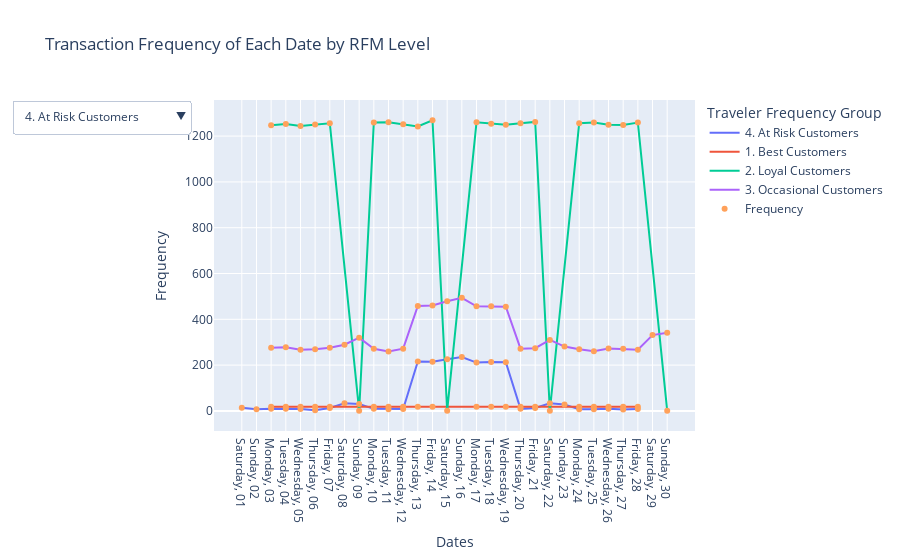

Source (notebook cell):
### Markdown cell above
__Insight__
- Pada hari Sabtu dan Minggu, aktivitas transaksi cenderung menurun.
- Sementara, pada hari Senin - Jumat penggunaan Transjakarta, cenderung tinggi.
- Dari grafik, ditemukan bahwa pada tanggal 13 - 14 April dan 17 - 19 April, merupakan puncak frekuensi transaksi di bulan April dan hal tersebut tidak biasa.
- Pada tanggal terebut ditemukan bahwa terjadi arus mudik yang tinggi, sehingga penggunaan Transjakarta meningkat.  Mari kita telaah lebih lanjut dengan melihat aktivitas pada tanggal tersebut berdasarkan RFM level.

### Code cell
import plotly.express as px
import plotly.graph_objects as go

# Group by 'dateIn' dan 'rfm_level' to calculate frequency
daily_countIn = df.groupby(['dateIn', 'rfm_level']).size().reset_index(name='frequency')

# Create initial figure
fig = px.line(daily_countIn, x='dateIn', y='frequency', color='rfm_level', 
              title='Transaction Frequency of Each Date by RFM Level')

# Add markers
fig.add_scatter(x=daily_countIn['dateIn'], y=daily_countIn['frequency'], mode='markers', name='Frequency')

# Create dropdown menu
buttons = []
for rfm_level in daily_countIn['rfm_level'].unique():
    buttons.append(dict(
        label=rfm_level,
        method='update',
        args=[{'visible': [rfm_level == trace.name for trace in fig.data]}]
    ))

# Add 'All' button
buttons.append(dict(
    label='All',
    method='update',
    args=[{'visible': [True] * len(fig.data)}]
))

# Update layout to add dropdown menu
fig.update_layout(
    updatemenus=[dict(
        active=0,
        buttons=buttons
    )],
    xaxis=dict(
        tickmode='array',
        tickvals=daily_countIn['dateIn'],
        ticktext=[date.strftime('%A, %d') for date in daily_countIn['dateIn']],
        title='Dates'
    ),
    yaxis=dict(
        title='Frequency'
    ),
    legend_title_text='Traveler Frequency Group',
)

fig.show()

### Figure 1 — Plotly figure (JSON) as saved in the notebook; plotly's stock layout.template omitted (floating-point values rounded to 4 significant figures)
{"data": [{"hovertemplate": "rfm_level=4. At Risk Customers<br>dateIn=%{x}<br>frequency=%{y}<extra></extra>", "legendgroup": "4. At Risk Customers", "line": {"color": "#636efa", "dash": "solid"}, "marker": {"symbol": "circle"}, "mode": "lines", "name": "4. At Risk Customers", "orientation": "v", "showlegend": true, "type": "scatter", "x": ["2023-04-01", "2023-04-02", "2023-04-03", "2023-04-04", "2023-04-05", "2023-04-06", "2023-04-07", "2023-04-08", "2023-04-09", "2023-04-10", "2023-04-11", "2023-04-12", "2023-04-13", "2023-04-14", "2023-04-15", "2023-04-16", "2023-04-17", "2023-04-18", "2023-04-19", "2023-04-20", "2023-04-21", "2023-04-22", "2023-04-23", "2023-04-24", "2023-04-25", "2023-04-26", "2023-04-27", "2023-04-28"], "xaxis": "x", "y": [14, 7, 10, 9, 8, 3, 13, 33, 30, 9, 7, 8, 216, 215, 226, 235, 211, 214, 213, 9, 13, 33, 28, 7, 7, 10, 6, 8], "yaxis": "y"}, {"hovertemplate": "rfm_level=1. Best Customers<br>dateIn=%{x}<br>frequency=%{y}<extra></extra>", "legendgroup": "1. Best Customers", "line": {"color": "#EF553B", "dash": "solid"}, "marker": {"symbol": "circle"}, "mode": "lines", "name": "1. Best Customers", "orientation": "v", "showlegend": true, "type": "scatter", "x": ["2023-04-03", "2023-04-04", "2023-04-05", "2023-04-06", "2023-04-07", "2023-04-10", "2023-04-11", "2023-04-12", "2023-04-13", "2023-04-14", "2023-04-17", "2023-04-18", "2023-04-19", "2023-04-20", "2023-04-21", "2023-04-24", "2023-04-25", "2023-04-26", "2023-04-27", "2023-04-28"], "xaxis": "x", "y": [18, 18, 18, 18, 18, 18, 18, 18, 18, 18, 18, 18, 18, 18, 18, 18, 18, 18, 18, 18], "yaxis": "y"}, {"hovertemplate": "rfm_level=2. Loyal Customers<br>dateIn=%{x}<br>frequency=%{y}<extra></extra>", "legendgroup": "2. Loyal Customers", "line": {"color": "#00cc96", "dash": "solid"}, "marker": {"symbol": "circle"}, "mode": "lines", "name": "2. Loyal Customers", "orientation": "v", "showlegend": true, "type": "scatter", "x": ["2023-04-03", "2023-04-04", "2023-04-05", "2023-04-06", "2023-04-07", "2023-04-09", "2023-04-10", "2023-04-11", "2023-04-12", "2023-04-13", "2023-04-14", "2023-04-15", "2023-04-17", "2023-04-18", "2023-04-19", "2023-04-20", "2023-04-21", "2023-04-22", "2023-04-24", "2023-04-25", "2023-04-26", "2023-04-27", "2023-04-28", "2023-04-30"], "xaxis": "x", "y": [1247, 1253, 1244, 1251, 1256, 1, 1259, 1260, 1252, 1242, 1269, 1, 1260, 1254, 1250, 1256, 1262, 1, 1256, 1259, 1250, 1249, 1259, 1], "yaxis": "y"}, {"hovertemplate": "rfm_level=3. Occasional Customers<br>dateIn=%{x}<br>frequency=%{y}<extra></extra>", "legendgroup": "3. Occasional Customers", "line": {"color": "#ab63fa", "dash": "solid"}, "marker": {"symbol": "circle"}, "mode": "lines", "name": "3. Occasional Customers", "orientation": "v", "showlegend": true, "type": "scatter", "x": ["2023-04-03", "2023-04-04", "2023-04-05", "2023-04-06", "2023-04-07", "2023-04-08", "2023-04-09", "2023-04-10", "2023-04-11", "2023-04-12", "2023-04-13", "2023-04-14", "2023-04-15", "2023-04-16", "2023-04-17", "2023-04-18", "2023-04-19", "2023-04-20", "2023-04-21", "2023-04-22", "2023-04-23", "2023-04-24", "2023-04-25", "2023-04-26", "2023-04-27", "2023-04-28", "2023-04-29", "2023-04-30"], "xaxis": "x", "y": [276, 278, 267, 269, 276, 289, 320, 271, 260, 272, 458, 460, 479, 494, 457, 457, 455, 272, 274, 310, 281, 269, 261, 273, 271, 267, 331, 341], "yaxis": "y"}, {"mode": "markers", "name": "Frequency", "type": "scatter", "x": ["2023-04-01", "2023-04-02", "2023-04-03", "2023-04-03", "2023-04-03", "2023-04-03", "2023-04-04", "2023-04-04", "2023-04-04", "2023-04-04", "2023-04-05", "2023-04-05", "2023-04-05", "2023-04-05", "2023-04-06", "2023-04-06", "2023-04-06", "2023-04-06", "2023-04-07", "2023-04-07", "2023-04-07", "2023-04-07", "2023-04-08", "2023-04-08", "2023-04-09", "2023-04-09", "2023-04-09", "2023-04-10", "2023-04-10", "2023-04-10", "2023-04-10", "2023-04-11", "2023-04-11", "2023-04-11", "2023-04-11", "2023-04-12", "2023-04-12", "2023-04-12", "2023-04-12", "2023-04-13", "2023-04-13", "2023-04-13", "2023-04-13", "2023-04-14", "2023-04-14", "2023-04-14", "2023-04-14", "2023-04-15", "2023-04-15", "2023-04-15", "2023-04-16", "2023-04-16", "2023-04-17", "2023-04-17", "2023-04-17", "2023-04-17", "2023-04-18", "2023-04-18", "2023-04-18", "2023-04-18", "2023-04-19", "2023-04-19", "2023-04-19", "2023-04-19", "2023-04-20", "2023-04-20", "2023-04-20", "2023-04-20", "2023-04-21", "2023-04-21", "2023-04-21", "2023-04-21", "2023-04-22", "2023-04-22", "2023-04-22", "2023-04-23", "2023-04-23", "2023-04-24", "2023-04-24", "2023-04-24", "2023-04-24", "2023-04-25", "2023-04-25", "2023-04-25", "2023-04-25", "2023-04-26", "2023-04-26", "2023-04-26", "2023-04-26", "2023-04-27", "2023-04-27", "2023-04-27", "2023-04-27", "2023-04-28", "2023-04-28", "2023-04-28", "2023-04-28", "2023-04-29", "2023-04-30", "2023-04-30"], "y": [14, 7, 18, 1247, 276, 10, 18, 1253, 278, 9, 18, 1244, 267, 8, 18, 1251, 269, 3, 18, 1256, 276, 13, 289, 33, 1, 320, 30, 18, 1259, 271, 9, 18, 1260, 260, 7, 18, 1252, 272, 8, 18, 1242, 458, 216, 18, 1269, 460, 215, 1, 479, 226, 494, 235, 18, 1260, 457, 211, 18, 1254, 457, 214, 18, 1250, 455, 213, 18, 1256, 272, 9, 18, 1262, 274, 13, 1, 310, 33, 281, 28, 18, 1256, 269, 7, 18, 1259, 261, 7, 18, 1250, 273, 10, 18, 1249, 271, 6, 18, 1259, 267, 8, 331, 1, 341]}], "layout": {"legend": {"title": {"text": "Traveler Frequency Group"}, "tracegroupgap": 0}, "title": {"text": "Transaction Frequency of Each Date by RFM Level"}, "updatemenus": [{"active": 0, "buttons": [{"args": [{"visible": [true, false, false, false, false]}], "label": "4. At Risk Customers", "method": "update"}, {"args": [{"visible": [false, true, false, false, false]}], "label": "1. Best Customers", "method": "update"}, {"args": [{"visible": [false, false, true, false, false]}], "label": "2. Loyal Customers", "method": "update"}, {"args": [{"visible": [false, false, false, true, false]}], "label": "3. Occasional Customers", "method": "update"}, {"args": [{"visible": [true, true, true, true, true]}], "label": "All", "method": "update"}]}], "xaxis": {"anchor": "y", "domain": [0, 1], "tickmode": "array", "ticktext": ["Saturday, 01", "Sunday, 02", "Monday, 03", "Monday, 03", "Monday, 03", "Monday, 03", "Tuesday, 04", "Tuesday, 04", "Tuesday, 04", "Tuesday, 04", "Wednesday, 05", "Wednesday, 05", "Wednesday, 05", "Wednesday, 05", "Thursday, 06", "Thursday, 06", "Thursday, 06", "Thursday, 06", "Friday, 07", "Friday, 07", "Friday, 07", "Friday, 07", "Saturday, 08", "Saturday, 08", "Sunday, 09", "Sunday, 09", "Sunday, 09", "Monday, 10", "Monday, 10", "Monday, 10", "Monday, 10", "Tuesday, 11", "Tuesday, 11", "Tuesday, 11", "Tuesday, 11", "Wednesday, 12", "Wednesday, 12", "Wednesday, 12", "Wednesday, 12", "Thursday, 13", "Thursday, 13", "Thursday, 13", "Thursday, 13", "Friday, 14", "Friday, 14", "Friday, 14", "Friday, 14", "Saturday, 15", "Saturday, 15", "Saturday, 15", "Sunday, 16", "Sunday, 16", "Monday, 17", "Monday, 17", "Monday, 17", "Monday, 17", "Tuesday, 18", "Tuesday, 18", "Tuesday, 18", "Tuesday, 18", "Wednesday, 19", "Wednesday, 19", "Wednesday, 19", "Wednesday, 19", "Thursday, 20", "Thursday, 20", "Thursday, 20", "Thursday, 20", "Friday, 21", "Friday, 21", "Friday, 21", "Friday, 21", "Saturday, 22", "Saturday, 22", "Saturday, 22", "Sunday, 23", "Sunday, 23", "Monday, 24", "Monday, 24", "Monday, 24", "Monday, 24", "Tuesday, 25", "Tuesday, 25", "Tuesday, 25", "Tuesday, 25", "Wednesday, 26", "Wednesday, 26", "Wednesday, 26", "Wednesday, 26", "Thursday, 27", "Thursday, 27", "Thursday, 27", "Thursday, 27", "Friday, 28", "Friday, 28", "Friday, 28", "Friday, 28", "Saturday, 29", "Sunday, 30", "Sunday, 30"], "tickvals": ["2023-04-01", "2023-04-02", "2023-04-03", "2023-04-03", "2023-04-03", "2023-04-03", "2023-04-04", "2023-04-04", "2023-04-04", "2023-04-04", "2023-04-05", "2023-04-05", "2023-04-05", "2023-04-05", "2023-04-06", "2023-04-06", "2023-04-06", "2023-04-06", "2023-04-07", "2023-04-07", "2023-04-07", "2023-04-07", "2023-04-08", "2023-04-08", "2023-04-09", "2023-04-09", "2023-04-09", "2023-04-10", "2023-04-10", "2023-04-10", "2023-04-10", "2023-04-11", "2023-04-11", "2023-04-11", "2023-04-11", "2023-04-12", "2023-04-12", "2023-04-12", "2023-04-12", "2023-04-13", "2023-04-13", "2023-04-13", "2023-04-13", "2023-04-14", "2023-04-14", "2023-04-14", "2023-04-14", "2023-04-15", "2023-04-15", "2023-04-15", "2023-04-16", "2023-04-16", "2023-04-17", "2023-04-17", "2023-04-17", "2023-04-17", "2023-04-18", "2023-04-18", "2023-04-18", "2023-04-18", "2023-04-19", "2023-04-19", "2023-04-19", "2023-04-19", "2023-04-20", "2023-04-20", "2023-04-20", "2023-04-20", "2023-04-21", "2023-04-21", "2023-04-21", "2023-04-21", "2023-04-22", "2023-04-22", "2023-04-22", "2023-04-23", "2023-04-23", "2023-04-24", "2023-04-24", "2023-04-24", "2023-04-24", "2023-04-25", "2023-04-25", "2023-04-25", "2023-04-25", "2023-04-26", "2023-04-26", "2023-04-26", "2023-04-26", "2023-04-27", "2023-04-27", "2023-04-27", "2023-04-27", "2023-04-28", "2023-04-28", "2023-04-28", "2023-04-28", "2023-04-29", "2023-04-30", "2023-04-30"], "title": {"text": "Dates"}}, "yaxis": {"anchor": "x", "domain": [0, 1], "title": {"text": "Frequency"}}}}
